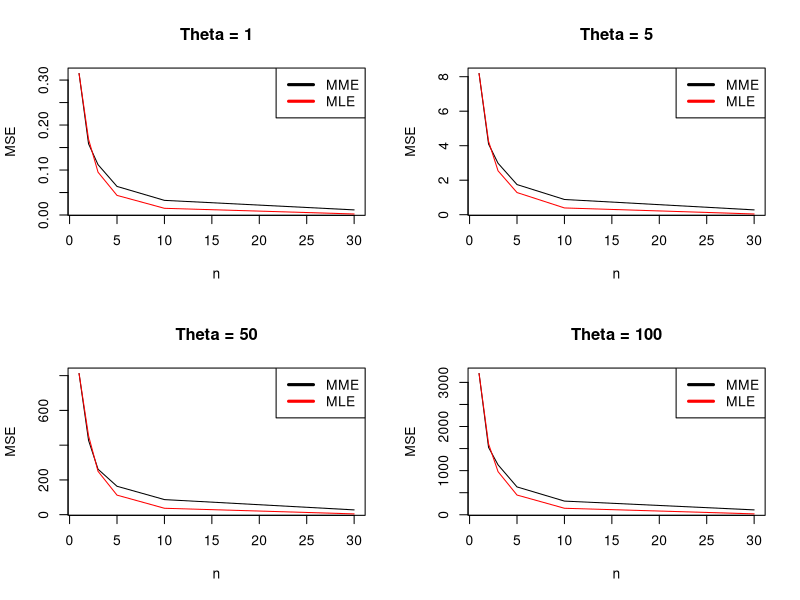
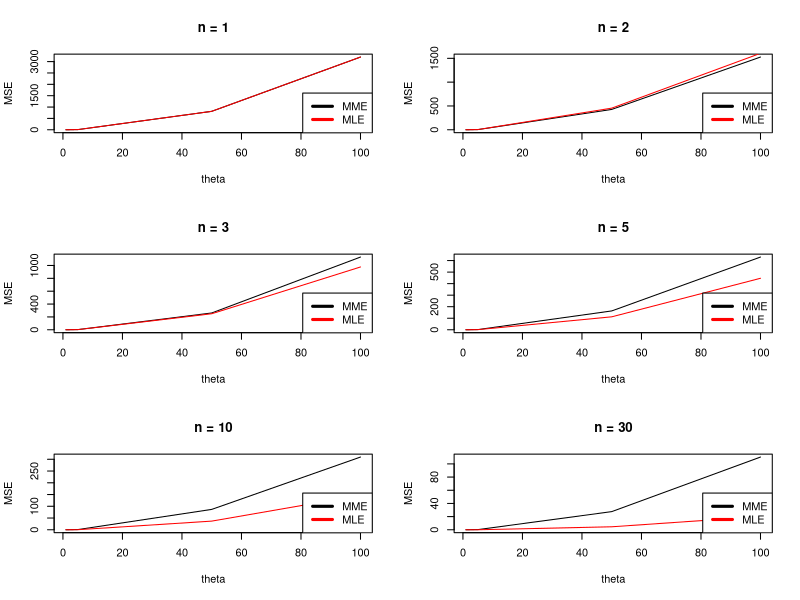

Recreate these plots in R, in order.
#Worked with Julie Whitmore
#QUESTION 1

nlist <- c(1, 2, 3, 5, 10, 30)
thetalist <- c(1, 5, 50, 100)
results <- matrix(nrow = 2 * length(nlist), ncol = 4)

#results = n(mle), n(mme) x theta

j <- 1
#iterate through all possible combinations of n, theta
for (n in nlist)
{
    i <- 1

    for (theta in thetalist)
    {
        #reset arrays
        mme <- NULL
        mle <- NULL
        MSEmme <- NULL
        MSEmle <- NULL
        x <- NULL
        print("n:")
        print(n)
        print("theta:")
        print(theta)
        #do 1000 draws of current (n, theta)
        x <- replicate(1000, runif(n, 0, theta))

        #if n=1, array is 1D, special case
        if (n == 1)
        {
            MSEmme <- (x - theta) ^ 2
            MSEmme <- sum(MSEmme) / 1000
            results[j * 2 - 1, i] <- MSEmme

            MSEmle <- (x - theta) ^ 2
            MSEmle <- sum(MSEmle) / 1000
            results[j * 2, i] <- MSEmle

            i <- i + 1
        } else
        {
            #mean of each column * 2
            mme <- apply(x, 2, mean)
            mme <- 2 * mme
            #max of each column
            mle <- apply(x, 2, max)

            #calculate mse of mme and mle
            MSEmme <- (mme - theta) ^ 2
            MSEmme <- sum(MSEmme) / 1000
            results[j * 2 - 1, i] <- MSEmme

            MSEmle <- (mle - theta) ^ 2
            MSEmle <- sum(MSEmle) / 1000
            results[j * 2, i] <- MSEmle

            i <- i + 1
        }
    }

    j <- j + 1
}

print(results)

##### N VS MSE #####
par(mfrow = c(2, 2))
#all n, theta = 1
#MME
plot(nlist, results[seq(nrow(results)) %% 2 == 1, 1], type="l", xlab = "n", ylab = "MSE", main = "Theta = 1")
#MLE
lines(nlist, results[seq(nrow(results)) %% 2 == 0, 1], col = "red")
legend("topright", legend = c("MME", "MLE"), lwd = 3, col = c("black", "red"))

#all n, theta = 5
#MME
plot(nlist, results[seq(nrow(results)) %% 2 == 1, 2], type="l", xlab = "n", ylab = "MSE", main = "Theta = 5")
#MLE
lines(nlist, results[seq(nrow(results)) %% 2 == 0, 2], col = "red")
legend("topright", legend = c("MME", "MLE"), lwd = 3, col = c("black", "red"))

#all n, theta = 50
#MME
plot(nlist, results[seq(nrow(results)) %% 2 == 1, 3], type="l", xlab = "n", ylab = "MSE", main = "Theta = 50")
#MLE
lines(nlist, results[seq(nrow(results)) %% 2 == 0, 3], col = "red")
legend("topright", legend = c("MME", "MLE"), lwd = 3, col = c("black", "red"))

#all n, theta = 100
#MME
plot(nlist, results[seq(nrow(results)) %% 2 == 1, 4], type="l", xlab = "n", ylab = "MSE", main = "Theta = 100")
#MLE
lines(nlist, results[seq(nrow(results)) %% 2 == 0, 4], col = "red")
legend("topright", legend = c("MME", "MLE"), lwd = 3, col = c("black", "red"))


##### THETA VS MSE #####
par(mfrow = c(3, 2))
#all theta, n = 1
#MME
plot(thetalist, results[1, ], type = "l", xlab = "theta", ylab = "MSE", main = "n = 1")
#MLE
lines(thetalist, results[2, ], col = "red")
legend("bottomright", legend = c("MME", "MLE"), lwd = 3, col = c("black", "red"))

#all theta, n = 2
#MME
plot(thetalist, results[3, ], type = "l", xlab = "theta", ylab = "MSE", main = "n = 2")
#MLE
lines(thetalist, results[4, ], col = "red")
legend("bottomright", legend = c("MME", "MLE"), lwd = 3, col = c("black", "red"))

#all theta, n = 3
#MME
plot(thetalist, results[5, ], type = "l", xlab = "theta", ylab = "MSE", main = "n = 3")
#MLE
lines(thetalist, results[6, ], col = "red")
legend("bottomright", legend = c("MME", "MLE"), lwd = 3, col = c("black", "red"))

#all theta, n = 5
#MME
plot(thetalist, results[7, ], type = "l", xlab = "theta", ylab = "MSE", main = "n = 5")
#MLE
lines(thetalist, results[8, ], col = "red")
legend("bottomright", legend = c("MME", "MLE"), lwd = 3, col = c("black", "red"))

#all theta, n = 10
#MME
plot(thetalist, results[9, ], type = "l", xlab = "theta", ylab = "MSE", main = "n = 10")
#MLE
lines(thetalist, results[10, ], col = "red")
legend("bottomright", legend = c("MME", "MLE"), lwd = 3, col = c("black", "red"))

#all theta, n = 30
#MME
plot(thetalist, results[11, ], type = "l", xlab = "theta", ylab = "MSE", main = "n = 30")
#MLE
lines(thetalist, results[12, ], col = "red")
legend("bottomright", legend = c("MME", "MLE"), lwd = 3, col = c("black", "red"))

######################################################

#QUESTION 2

result <- NULL
z <- c(21.72, 14.65, 50.42, 28.78, 11.23)

#negative log likelihood function to minimize
neg.loglik.fun <- function(par, dat)
{
    result <- length(dat) * log(par) - par * sum(log(dat)) - sum(log(dat))
    return(-result)
}

#minimization function
ml.est <- optim(par=1, fn=neg.loglik.fun, method = "L-BFGS-B", lower = 0.1, hessian=TRUE, dat=z)
print(ml.est)

#standard error
se <- sqrt(diag(solve(ml.est$hessian)))
print("Standard error")
print(se)

#confidence interval
alpha <- 0.05
conf <- ml.est$par + c(-1, 1) * qnorm(1 - (alpha / 2)) * se / sqrt(length(z))
print("Confidence Interval")
print(conf)